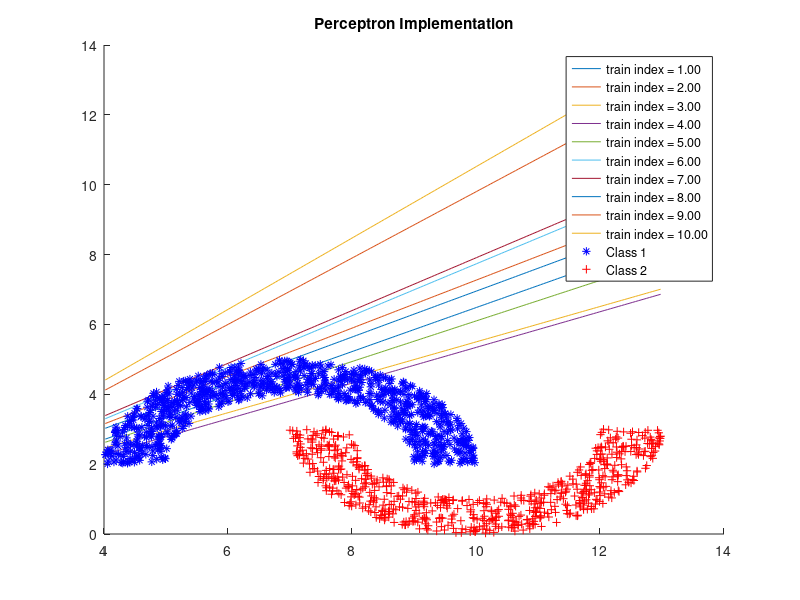

This chart was generated by the following MATLAB code:
clear all;
disp('please enter a number between (3,5), (the bigger number  the closer curves)')
shift = input('shift=');


ax = 4; bx = 10;
cx = ax + (bx - ax) * rand(4000,1);
ay = 2; by = 8;
cy = ay + (by - ay) * rand(4000,1);

k1 = zeros(4000,1);
k2 = zeros(4000,1);

for i = 1:4000
    z1 = (cx(i) - 7)^2 + (cy(i) - 2)^2 - 9;
    z2 = (cx(i) - 7)^2 + (cy(i) - 2)^2 - 4;
    if z1 < 0 && z2 > 0
        k1(i) = cx(i);
        k2(i) = cy(i);
    end
end


ax = 6; bx = 14;
cx = bx + (ax - bx) * rand(4000,1);
ay = -2; by = -8;
cy = by + (ay - by) * rand(4000,1);


k11 = zeros(4000,1);
k22 = zeros(4000,1);


for i = 1:4000
    z1 = (cx(i) - 10)^2 + (cy(i) + 2)^2 - 9;
    z2 = (cx(i) - 10)^2 + (cy(i) + 2)^2 - 4;
    if z1 < 0 && z2 > 0
        k11(i) = cx(i);
        k22(i) = cy(i) + shift;
    end
end

% Hazfe sefr az dataset 
k1(k1 == 0) = NaN;
k2(k2 == 0) = NaN;
k1_f = k1(~isnan(k1));
k2_f = k2(~isnan(k2));

k11(k11 == 0) = NaN;
k22(k22 == 0) = NaN;
k11_f = k11(~isnan(k11));
k22_f = k22(~isnan(k22));

% dorost kardane dadeye train be soorate [x y]
x_train = [k1_f k2_f; k11_f k22_f];

% baraye in qesmat be tedade k1_f 1 va be tedade k11_f -1 migzarim
% dar vaqe haman label gozari
d = [ones(size(k1_f)); -1*ones(size(k11_f))];

% w => x,y,bias (dar code ghabli bias dar nazar gerefte nashode bood 
w = zeros(1,3); 

% Perceptron

figure()
hold on;
tmp = 1;
legends = {};
for train_index = 1:10
    for epoch = 1:5
        for i = 1:size(x_train,1)
            input = [1, x_train(i,:)]; % ezafe kardane 1 baraye bias 
            y = sign(w * input');
            w = w + train_index * (d(i) - y) * input;
        end
    end
    
    % rasme khate joda konande
    my_x = linspace(min([k1_f; k11_f]), max([k1_f; k11_f]), 200); % baraye bedast avardane x ha
    % eshtebahe digar in bood ke x ha ra az sefr dar nazar migereftam ama chon
    % dade ha az sefr shoru nemishavand in kar dorost nist 
    my_y = (-w(1) - w(2)*my_x)/w(3);  %  w1*x + w2*y + bias = 0
    
    plot(my_x, my_y);
    % xlim([min([k1_f; k11_f]), max([k1_f; k11_f])]);
    % ylim([min([k2_f; k22_f]), max([k2_f; k22_f])]);
    title('Perceptron Implementation');
    legends{tmp} = sprintf('train index = %.2f', train_index);
    tmp = tmp +1;
end


plot(k1_f, k2_f, 'b*');
plot(k11_f, k22_f, 'r+');

legend(legends{:},'Class 1', 'Class 2');
hold off




